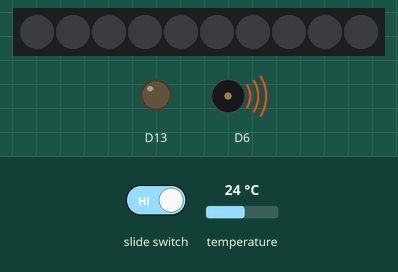
Bench run of a sketch on a simulated Adafruit Circuit Playground Express. On the bench: 10 RGB LEDs in strip order, left to right, output pins drawn as LEDs (lit = HIGH), buzzer (waves = sounding). The test bench sets the inputs (shaded band); at power-on: temperature 24 °C. What the sketch prints to the serial monitor is not drawn.

Above: at 1.8 s.
1.9 s: slide switch set LOW
At 3.2 s:
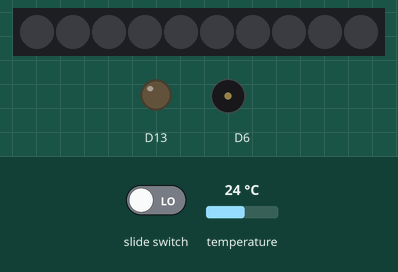
3.5 s: temperature set to 31.6 °C
5.0 s: temperature set to 32.6 °C
At 5.7 s:
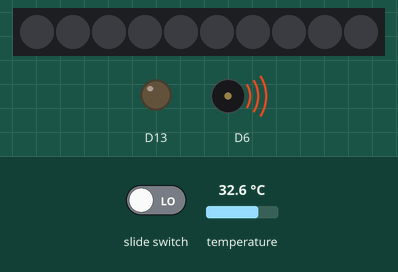
9.1 s: temperature set to 12 °C
At 10.7 s:
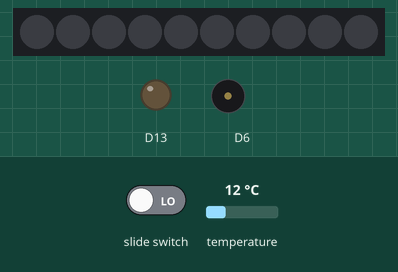
11.5 s: temperature set to 33 °C
At 11.8 s:
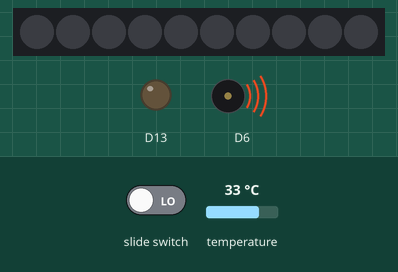
Timing chart, 0 to 14.5 s (numbered marks = the images above; inputs shaded):
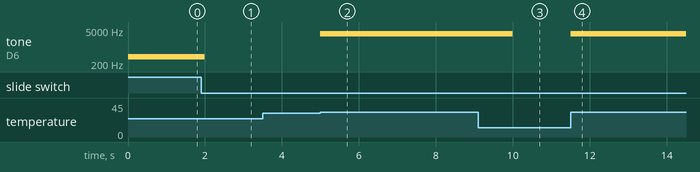

The sketch:

temp_to_sound.ino
```cpp
// Section 4.b.III "Temperature to Sound"

// The purpose of this section was to show off the board's temperature sensor as well as buzzer where
// the buzzer changed based on the temperature reading.

// Group Members: Josh Wild, Dayne Newman
// Group Number: 14 (not sure this is what the bottom of the breadboard said)
// Date: 3/26/2025
// Code written by: Both team members

#include <Adafruit_CircuitPlayground.h>

const float alertTemp = 90.0;  // temperature to alert on (use 32.0 for a freezer etc.)

void setup() {
  CircuitPlayground.begin();   // initialize the Circuit Playground library
  Serial.begin(9600);
}

void loop() {
   float temp; //store temperature
   uint16_t sound; //tone
   if(CircuitPlayground.slideSwitch()) {       // if the slide switch is at "+"
     temp = CircuitPlayground.temperatureF();  //   read the light sensor
     Serial.println(temp);
     sound = (int) map(temp, 70.0, 100.0, 131.0, 1760.0);   // map light to music values
     CircuitPlayground.playTone(sound, 1000);   //   play sound fora second
   }
   else {   // switch set to "-" for absolute temperature measurement
     temp = CircuitPlayground.temperatureF(); // read the light sensor
     Serial.println(temp);
     if( temp > alertTemp ) {   // if the read temperature is > your prepicked alartTemp
       CircuitPlayground.playTone(3520, 1000); // play sound for a second
     }
   }
}
```

Measured:
- the behaviour switches between 32.2 and 32.3 °C on temperature (found by bisection; images 1 and 2)
- after the input at 1.9 s, tone on D6: 402 Hz → silent after 0.10 s
- after the input at 5.0 s, tone on D6: silent → 3520 Hz at once
- after the input at 9.1 s, tone on D6: 3520 Hz → silent after 0.90 s
- after the input at 11.5 s, tone on D6: silent → 3520 Hz at once
